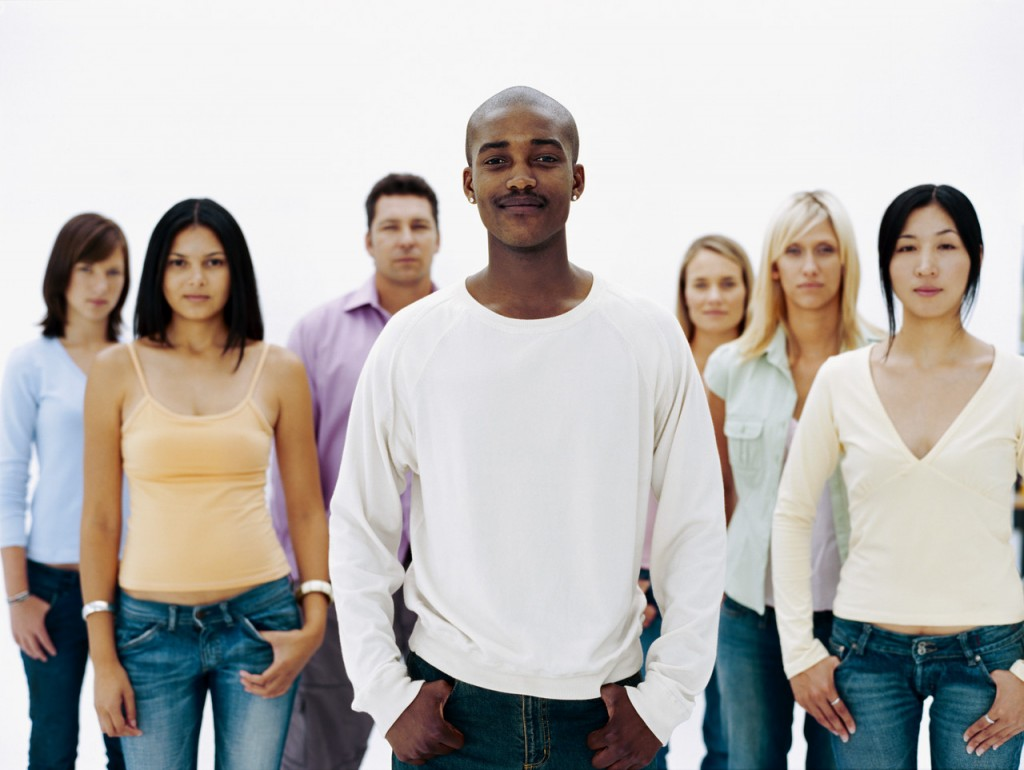
#> input picture section-opencv/MP900427683-1024x770.jpg, 1024 x 770 px
$ python cvexample.py
#> lines starting #> are read from the running program, lines starting #| are printed output that depends on the picture; after the words box and inside, x2 and y2 are one past the last pixel; in counts of white or black regions, pixels touching at a corner belong together
import numpy as np
import cv2

face_cascade = cv2.CascadeClassifier("haarcascade_frontalface_default.xml")

img = cv2.imread("MP900427683-1024x770.jpg")
#> img is the input picture: shape (770, 1024, 3); mean B, G, R 178.2, 181.6, 185.3
gray = cv2.cvtColor(img, cv2.COLOR_BGR2GRAY)
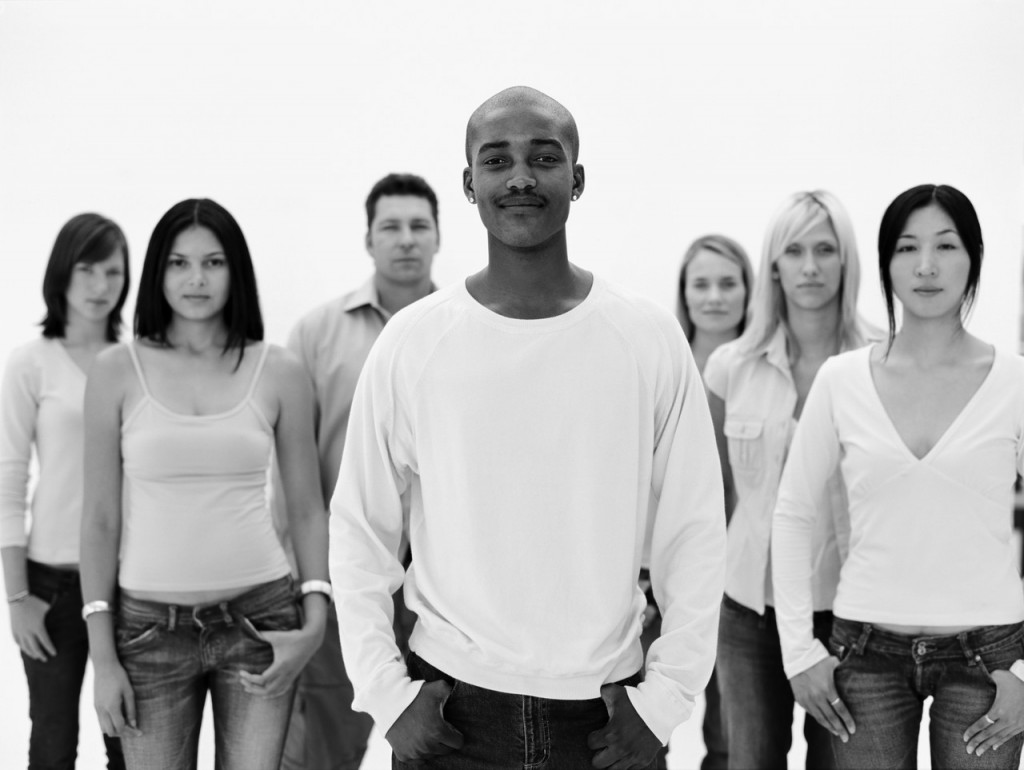
#> gray: shape (770, 1024); min 0, max 255, mean 182.3

faces = face_cascade.detectMultiScale(gray, 1.3, 5)
#> faces = [[365, 195, 80, 80], [769, 219, 85, 85], [880, 213, 98, 98], [153, 233, 87, 87], [678, 256, 76, 76], [453, 106, 136, 136]]

for (x,y,w,h) in faces:
        cv2.rectangle(img, (x, y), (x+w, y+h), (80, 90, 160), 5)
        roi_color = img[y:y+h, x:x+w]
#> this loop made 6 passes
#> pass 1, `roi_color = img[y:y+h, x:x+w]`:
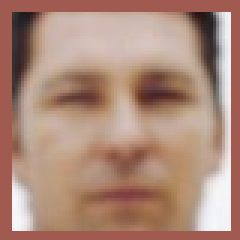
#> roi_color: shape (80, 80, 3) (shown 3 times larger); mean B, G, R 122, 138, 173.3
#> pass 2, `roi_color = img[y:y+h, x:x+w]`:
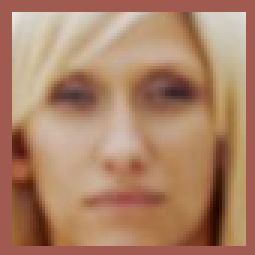
#> roi_color: shape (85, 85, 3) (shown 3 times larger); mean B, G, R 103.1, 130.3, 172.6
#> pass 3, `roi_color = img[y:y+h, x:x+w]`:
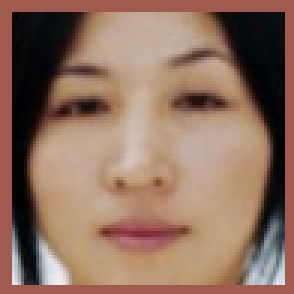
#> roi_color: shape (98, 98, 3) (shown 3 times larger); mean B, G, R 95.2, 111.9, 143
#> after the loop:
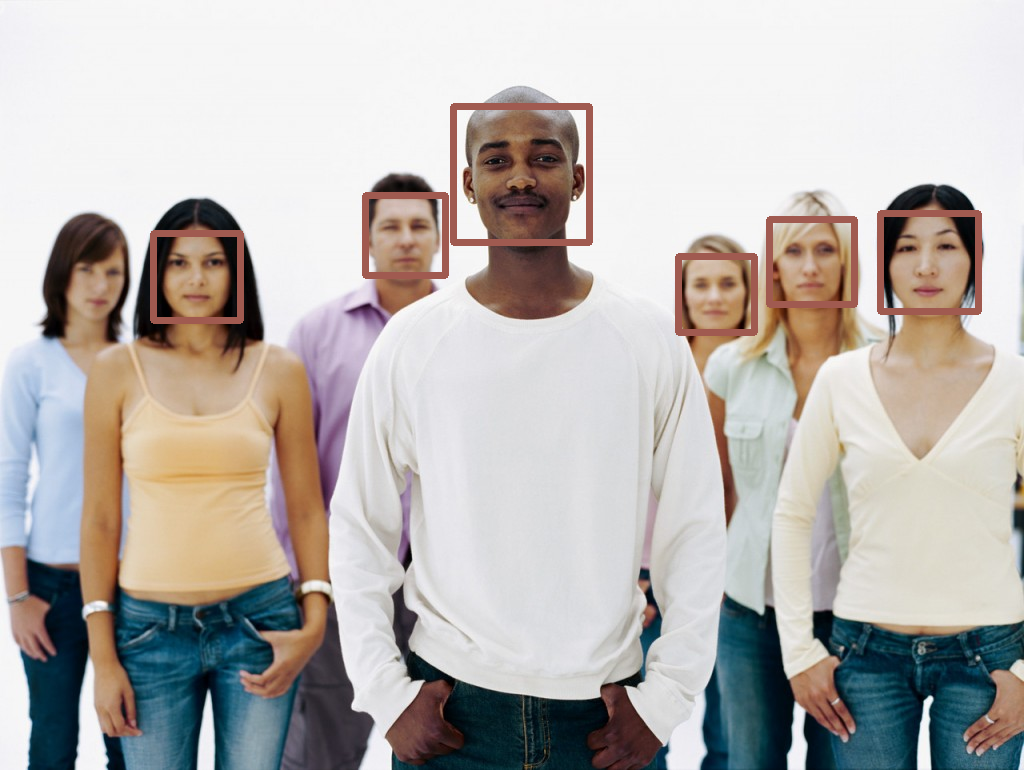
#> img: shape (770, 1024, 3); 1.98% of pixels changed, all inside (x1, y1, x2, y2) = (150, 103, 982, 336)

cv2.imwrite('image.jpg', img)
cv2.waitKey()
